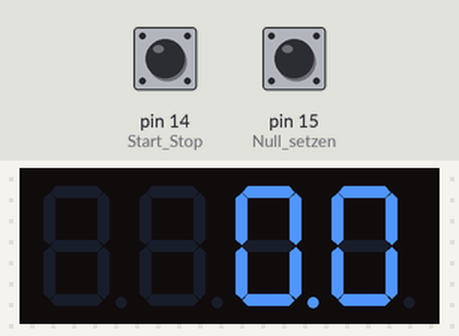
Recording of a sketch running on a simulated Arduino Uno, built with avr-gcc and run on an emulated ATmega328P. Shown: 4-digit seven-segment display. Inputs (shaded band) come from the test bench; at power-on: pin 14 (Start_Stop) HIGH, pin 15 (Null_setzen) HIGH.

Above: at 1.2 s.
1.3 s: pin 14 (Start_Stop) pulled LOW for 0.15 s
At 1.37 s:
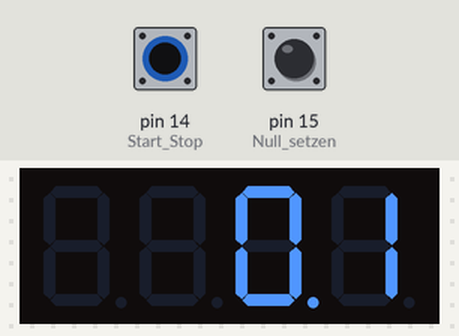
2.0 s: pin 14 (Start_Stop) pulled LOW for 1 s
At 2.43 s:
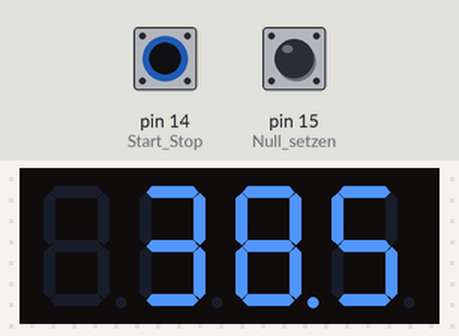

Measured:
- after the input at 1.3 s, the display: changes at once (image 1)

The sketch:

Project_7_Start_Stop_Timer.ino
```cpp
#include "SevSeg.h"
SevSeg Siebenseg; //Die Klasse des 7-Segment-Displays instanziieren
byte numDigits = 4; //Anzahl der Digit im Display
byte digitPins[] = {2,3,4,5}; //gemeinsame Anschlüsse der Digits von links nach rechts
byte segmentPins[] = {6, 7, 8, 9, 10, 11, 12, 13}; // Segmentanschlüsse von a nach g und DP

unsigned long timer;   //Variable für Millisekunden
int ZehntelSekunden;
int Start_Stop = 14;  //Pin an dem der Start/Stop- Taster angeschlossen ist (analog 0)
int Null_setzen = 15; //Pin an dem der Null- Setztaster angeschlossen ist (analog 1)
bool Run = false;    //Variable, die anzeigt dass die Stoppuhr läuft


void setup() {
  Siebenseg.begin(COMMON_CATHODE, numDigits, digitPins, segmentPins); //Initialisierung des Displays
  Siebenseg.setBrightness(60); //Möglichkeit des Dimmens - bis jetzt keine Änderung festzustellen
  pinMode(Start_Stop, INPUT);
  pinMode(Null_setzen, INPUT);
  ZehntelSekunden = 0;
  timer = millis();
}

void loop() {
  if (digitalRead(Start_Stop) == 0) {
    if (Run == false) {
      Run = true;
      timer = millis();
    }
    else {
      Run = false;
    }
  };

  if (digitalRead(Null_setzen) == 0) {
    if (Run == false) {
      ZehntelSekunden = 0;
      timer = millis();
    }
  };

  if ((millis() >= timer) && (Run == true)) {
    ZehntelSekunden++; // 100 Millisekunden sind eine Zehntelsekunde
    timer += 100;
    if (ZehntelSekunden == 10000) { // Den Zähler nach 1000 Sekunden zurücksetzen
      ZehntelSekunden=0;
    }
    Siebenseg.setNumber(ZehntelSekunden, 1); //Zehntelsekunden darstellen mit dem Dezimalpunkt an der dritten Stelle
  }

  Siebenseg.setNumber(ZehntelSekunden, 1);
  Siebenseg.refreshDisplay(); //Immer das Display refreshen
}

/// END ///
```
